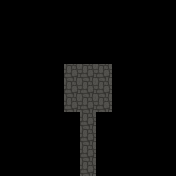

The image is a tile-based game level rendered from a .tmx file. Its description and complete source (layers, tilesets, objects, tile grids) follow:
An orthogonal 11x11 tile map with 16x16 px tiles, 3 tile layers (Path, Wall, Interact).

<map version="1.0" tiledversion="2017.06.27" orientation="orthogonal" renderorder="right-down" width="11" height="11" tilewidth="16" tileheight="16" nextobjectid="7">
 <properties>
  <property name="Connect_Bottom" type="bool" value="true" />
  <property name="Connect_Left" type="bool" value="false" />
  <property name="Connect_Right" type="bool" value="false" />
  <property name="Connect_Top" type="bool" value="false" />
 </properties>
 <tileset firstgid="1" name="tiles0" tilewidth="16" tileheight="16" tilecount="64" columns="16">
  <image source="../Tilesets/tiles0.png" width="256" height="64" />
 </tileset>
 <layer name="Path" width="11" height="11">
  <data encoding="csv">
0,0,0,0,0,0,0,0,0,0,0,
0,0,0,0,0,0,0,0,0,0,0,
0,0,0,0,0,0,0,0,0,0,0,
0,0,0,0,0,0,0,0,0,0,0,
0,0,0,0,2,2,2,0,0,0,0,
0,0,0,0,2,2,2,0,0,0,0,
0,0,0,0,2,2,2,0,0,0,0,
0,0,0,0,0,2,0,0,0,0,0,
0,0,0,0,0,2,0,0,0,0,0,
0,0,0,0,0,2,0,0,0,0,0,
0,0,0,0,0,2,0,0,0,0,0
</data>
 </layer>
 <layer name="Wall" width="11" height="11">
  <data encoding="csv">
0,0,0,0,0,0,0,0,0,0,0,
0,0,0,0,0,0,0,0,0,0,0,
0,0,0,0,0,0,0,0,0,0,0,
0,0,0,0,0,0,0,0,0,0,0,
0,0,0,0,0,0,0,0,0,0,0,
0,0,0,0,0,0,0,0,0,0,0,
0,0,0,0,0,0,0,0,0,0,0,
0,0,0,0,0,0,0,0,0,0,0,
0,0,0,0,0,0,0,0,0,0,0,
0,0,0,0,0,0,0,0,0,0,0,
0,0,0,0,0,0,0,0,0,0,0
</data>
 </layer>
 <layer name="Interact" width="11" height="11">
  <data encoding="csv">
0,0,0,0,0,0,0,0,0,0,0,
0,0,0,0,0,0,0,0,0,0,0,
0,0,0,0,0,0,0,0,0,0,0,
0,0,0,0,0,0,0,0,0,0,0,
0,0,0,0,0,0,0,0,0,0,0,
0,0,0,0,0,0,0,0,0,0,0,
0,0,0,0,0,0,0,0,0,0,0,
0,0,0,0,0,0,0,0,0,0,0,
0,0,0,0,0,0,0,0,0,0,0,
0,0,0,0,0,0,0,0,0,0,0,
0,0,0,0,0,0,0,0,0,0,0
</data>
 </layer>
 <objectgroup name="Events" />
</map>
